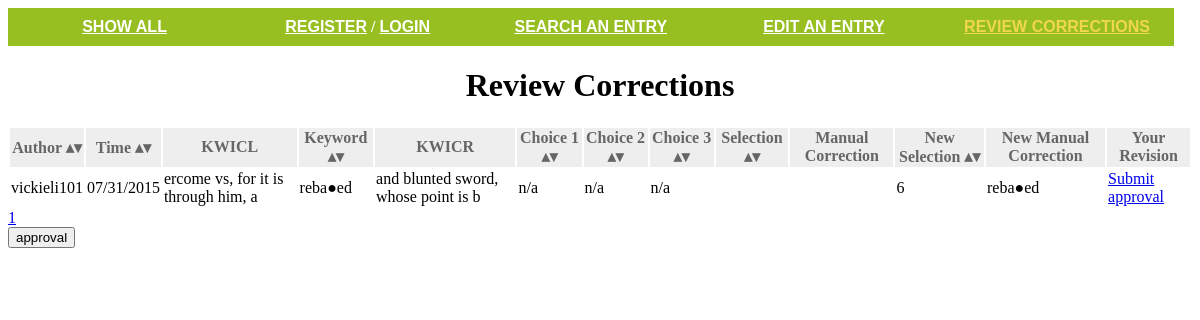
The app's page /revision/, older data.
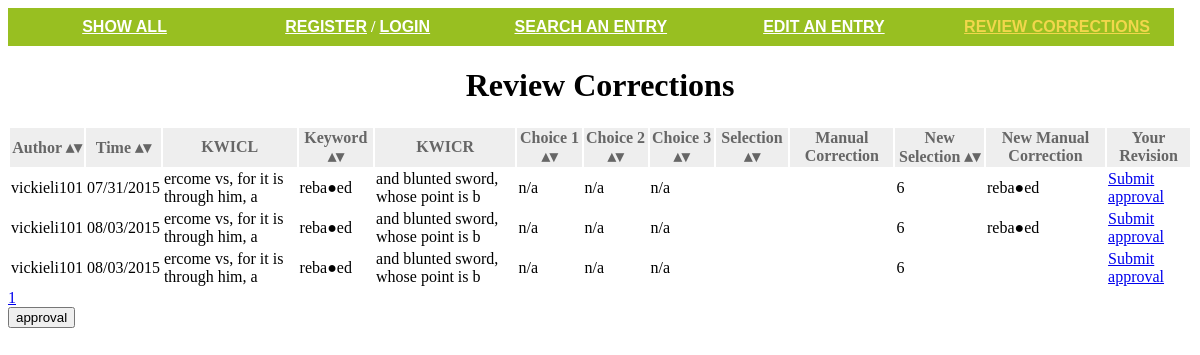
The same page, newer data.
### english/models.py (models this page shows, shortened)
class correction(models.Model):
    corrected_word = models.ForeignKey(item)
    correction_author = models.ForeignKey(User)
    correction_made = models.IntegerField(u'correction_made', choices=CORRECTION_CHOICES)
    correction_word = models.CharField(u'correction_word', max_length=200, blank=True, null=True)
    time = models.DateTimeField(auto_now_add=True)
    approved = models.IntegerField(u'approved', choices=APPROVAL_CHOICES, blank=True, null=True)

class item(models.Model):
    file_position = models.CharField(u'file_position', max_length=200, blank=True, null=True)
    kwicl = models.CharField(u'kwicl',max_length=200, blank=True, null=True)
    keyword = models.CharField(u'keyword', max_length=200, blank=True, null=True)
    kwicr = models.CharField(u'kwicr', max_length=200, blank=True, null=True)
    choice1 = models.CharField(u'choice1', max_length=200, blank=True, null=True)
    choice2 = models.CharField(u'choice2', max_length=200, blank=True, null=True)
    choice3 = models.CharField(u'choice3', max_length=200, blank=True, null=True)
    correct_choice = models.CharField(u'correct_choice', max_length=200, blank=True, null=True)

### english/views.py (the view)
# urls.py: url(r'^revision/$', 'english.views.revision'),
def revision(request):
    correction_list = correction.objects.all()
    if request.method == 'POST':
        form = approvalform(request.POST)
        if form.is_valid():
            formdata = form.cleaned_data
            word.update(approved=formdata)
    form = approvalform()
    return render(request, 'revision.html', {'correction_list': correction_list, 'form': form})

### english/forms.py
class approvalform(forms.ModelForm):
    class Meta:
        model = correction
        fields = ['approved']

### english/templates/revision.html (shortened to what this page needs)
<!DOCTYPE html>
<html>
<head>
	<link type="text/css" rel="stylesheet" href="../static/css/index.css" />
</head>
<body>
  <div class='navbar'>
<ul>
  <li> <a href="/">Show All</a></li>
  <li>{% if user.is_authenticated %}
  <a href="/logout/">Logout</a><br />
  {% else %}
  <a href="/register/">Register</a> / <a href="/login/">Login</a>
  {% endif %}
  </li>
  <li><a href="/findentry/">Search an Entry</a></li>
  <li><a href="/requesttoedit/">Edit an Entry</a></li>
  <li><a class="current" href="/revision/">Review Corrections</a></li>
</ul>
</div>
	<h1 id='top'>Review Corrections</h1>
  <div>
      <form action="." method="POST" >{% csrf_token %}
        <div>
          <table id="data" class='sortable'>
            <thead>
        <tr><th>Author</th><th>Time</th><th class='sorttable_nosort'>KWICL</th><th class="sorttable_alpha">Keyword</th><th class='sorttable_nosort'>KWICR</th><th>Choice 1</th><th>Choice 2</th><th>Choice 3</th><th>Selection</th><th  class='sorttable_nosort'>Manual Correction</th><th>New Selection</th><th class='sorttable_nosort'>New Manual Correction</th><th class='sorttable_nosort'>Your Revision</th></tr>
      </thead>
      <tbody>
{% for corr in correction_list %}
      <tr><td>{{corr.correction_author}}</td><td>{{corr.time | date:"m/d/Y"}}</td>
          <td>{{corr.corrected_word.kwicl}}</td><td>{{corr.corrected_word.keyword}}</td>
          <td>{{corr.corrected_word.kwicr}}</td><td>{{corr.corrected_word.choice1}}</td>
          <td>{{corr.corrected_word.choice2}}</td><td>{{corr.corrected_word.choice3}}</td>
          <td>{{corr.corrected_word.correct_choice}}</td><td>{{corr.corrected_word.manually_entered_word}}</td>
          <td>{{corr.correction_made}}</td><td>{{corr.correction_word}}</td>
          <td><a href="../approval/{{corr.corrected_word.file_position}}">Submit approval</a></td></tr>
{% endfor %}
      </tbody>
    </table>
        </div>
        <input type="submit" class="btn btn-inverse" value="approval">
      </form>
  </div>
</body>
</html>

Row changes from the older to the newer data that the page shows:
added correction: correction_author "vickieli101", time "08/03/2015", corrected_word.kwicl "ercome vs, for it is through him, a", corrected_word.keyword "reba●ed", corrected_word.kwicr "and blunted sword, whose point is b", corrected_word.choice1 "n/a", corrected_word.choice2 "n/a", corrected_word.choice3 "n/a", correction_made "6", correction_word "reba●ed"
added correction: correction_author "vickieli101", time "08/03/2015", corrected_word.kwicl "ercome vs, for it is through him, a", corrected_word.keyword "reba●ed", corrected_word.kwicr "and blunted sword, whose point is b", corrected_word.choice1 "n/a", corrected_word.choice2 "n/a", corrected_word.choice3 "n/a", correction_made "6"
